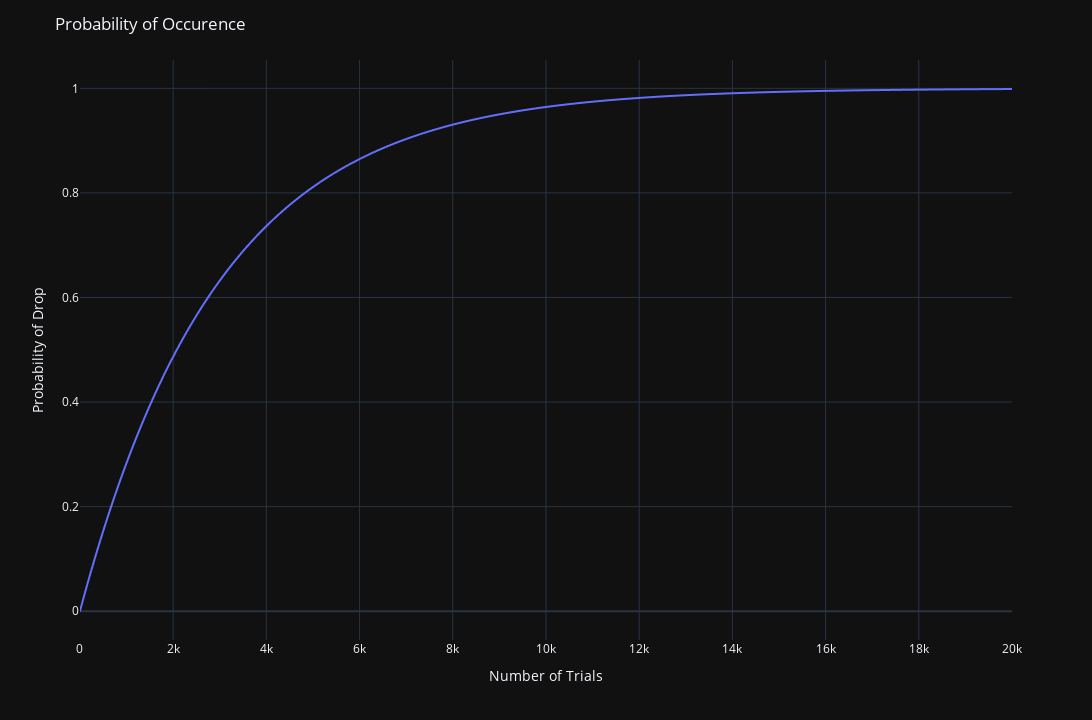

Notebook code for this chart:
### Markdown cell above
## Calculator

### Code cell
# Inputs
n_trials = 20000
odds_event = 1
odds_non_event = 3000

# Calculating the probability curve of drop chance given the inputs
trials = []
probs = []


for i in range(1, n_trials + 1):
    probability_of_drop = 1 - ((1 - odds_event/odds_non_event) ** i)

    trials.append(i)
    probs.append(probability_of_drop)

df = pd.DataFrame({
    "trials": trials,
    "probs": probs
})

# Creating visual
fig = px.line(
    df,
    x="trials",
    y="probs",
)
fig.update_layout(
    title="Probability of Occurence".format(n_trials, odds_event, odds_non_event),
    xaxis_title="Number of Trials",
    yaxis_title="Probability of Drop",
    template="plotly_dark",
    width=1280,
    height=720,
)
fig.show()

### Figure 1 — Plotly figure (JSON) as saved in the notebook; plotly's stock layout.template omitted (floating-point values rounded to 4 significant figures; data arrays with more than 128 entries replaced by an {"elided": "..."} marker saying what was removed)
{"data": [{"hovertemplate": "trials=%{x}<br>probs=%{y}<extra></extra>", "legendgroup": "", "line": {"color": "#636efa", "dash": "solid"}, "marker": {"symbol": "circle"}, "mode": "lines", "name": "", "showlegend": false, "type": "scattergl", "x": {"elided": "20000 int values"}, "xaxis": "x", "y": {"elided": "20000 float values"}, "yaxis": "y"}], "layout": {"height": 720, "legend": {"tracegroupgap": 0}, "margin": {"t": 60}, "title": {"text": "Probability of Occurence"}, "width": 1280, "xaxis": {"anchor": "y", "domain": [0, 1], "title": {"text": "Number of Trials"}}, "yaxis": {"anchor": "x", "domain": [0, 1], "title": {"text": "Probability of Drop"}}}}
